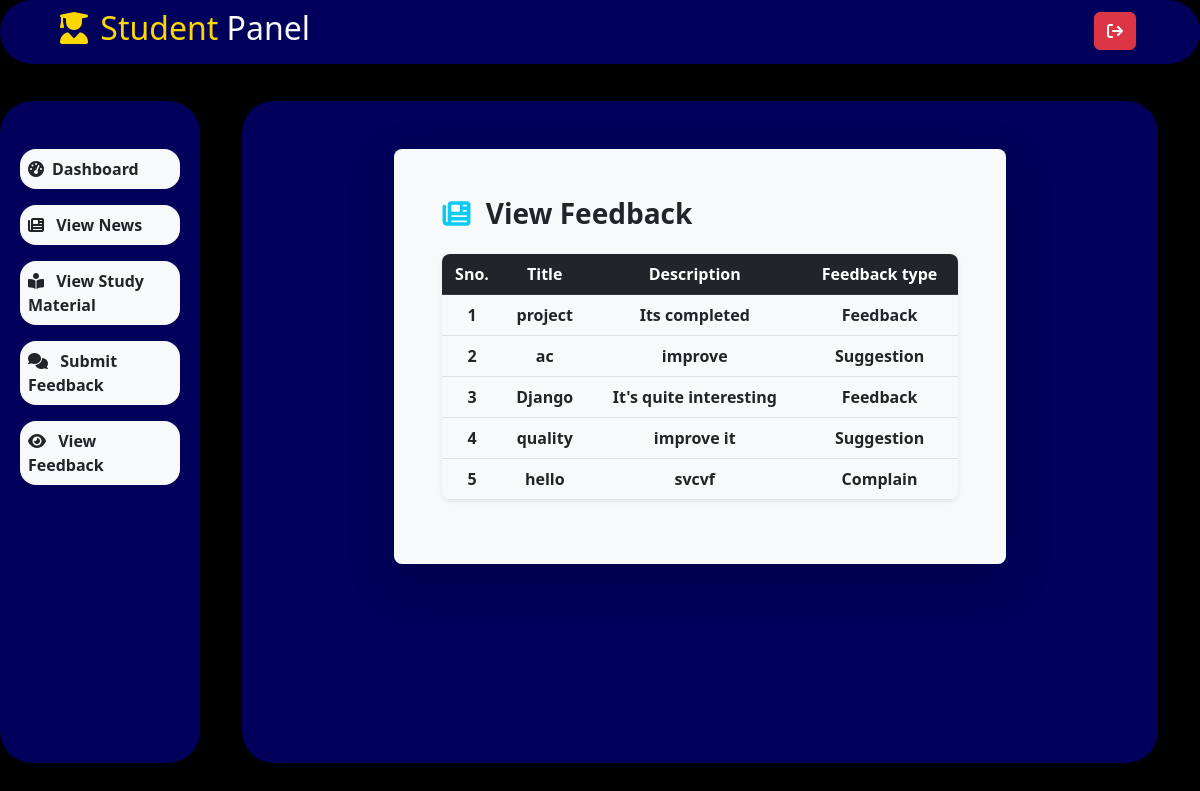
The page /studentapp/viewfeedback/ on the database its author committed.
### studentapp/models.py (models this page shows)
class Feedback(models.Model):
    feedtype = models.CharField(max_length=30)
    title = models.CharField(max_length=30)
    desc = models.TextField(max_length=255)
    sid = models.CharField(max_length=30)

### studentapp/views.py (the view)
# urls.py: path('viewfeedback/',views.viewfeedback,name='viewfeedback'),
def viewfeedback(request):
    stu = Feedback.objects.all()
    return render(request,'viewfeedback.html',locals())

### studentapp/templates/viewfeedback.html (shortened to what this page needs)
{%extends 'stuparent.html'%}
{%block body%}
<!doctype html>
<html lang="en">
  <head>
    <link href="https://cdn.jsdelivr.net/npm/bootstrap@5.2.3/dist/css/bootstrap.min.css" rel="stylesheet">
  </head>
  <body>
    <div class="row mt-5">
    <div class="col-md-8 p-5 mx-auto bg-light rounded-3 table-responsive shadow-lg">
        <h3 class="text-dark mb-4 fw-bold">
            <i class="fas fa-newspaper text-info me-2 fa-bounce"></i> View Feedback</h3>
        <table class="table table-hover align-middle text-center shadow-sm rounded-3 overflow-hidden">
            <thead class="table-dark">
            <tr>
                <th scope="col">
                    Sno.
                </th>
                <th scope="col">
                    Title
                </th>
                <th scope="col">
                    Description
                </th>
                <th scope="col" colspan="2">
                    Feedback type
                </th>
            </tr>
            </thead>
            <tbody>
            {%for i in stu%}
            <tr class="align-middle">
                <td class="fw-semibold">{{forloop.counter}}</td>
                <td class="fw-bold">{{i.title}}</td>
                <td class="fw-bold">{{i.desc}}</td>
                <td class="fw-bold">{{i.feedtype}}</td>
            </tr>
            {%endfor%}
        </table>
    </div>
</div>
  </body>
</html>
{%endblock%}

### studentapp/templates/stuparent.html (shortened to what this page needs)
{%load static%}
<!doctype html>
<html lang="en">
<head>
    <link href="https://cdn.jsdelivr.net/npm/bootstrap@5.2.3/dist/css/bootstrap.min.css" rel="stylesheet"
>
    <link rel="stylesheet" href="https://cdnjs.cloudflare.com/ajax/libs/font-awesome/6.4.2/css/all.min.css" />
    <link rel="stylesheet" href="{%static 'css/style.css/'%}">
</head>
<body>
    <div class="container-fluid bg-black">
        <div class="row b text-light rounded-5 py-2" style="height: 8vh; background-color: rgb(1, 1, 91);">
            <div class="col-lg-3 my-auto ms-5">
                <h2><i class="fa-solid fa-user-graduate me-1 " style="color: gold;"></i>&nbsp;<span style="color: gold; background-color: rgb(1, 1, 91);">Student</span> Panel</h2>
            </div>
            <div class="col-lg-8 text-end ">
                <a href="{% url 'mainapp:logout'%}" class="btn btn-danger mt-1">
                    <i class="fa-solid fa-arrow-right-from-bracket"></i>
                </a>
            </div>
        </div>
        <div class="row bg-black" style="height: 92vh; ">
            <div class="col-lg-2 h-90 my-auto shadow-lg rounded-5" style="overflow: auto; background-color: rgb(1, 1, 91);">
                <ul class="mt-5 mx-2 fw-bold list-unstyled">
                    <li class="bg-light text-dark my-3 p-2 rounded-4 aa">
                        <a href="{%url 'studentapp:stuhome'%}" class="nav-link"><i class="fa-solid fa-gauge-high fa-bounce me-2"></i>Dashboard</a>
                    </li>
                    <li class="bg-light text-dark my-3 p-2 rounded-4 aa">
                        <a href="{%url 'studentapp:stunews'%}" class="nav-link"><i class="fa-solid fa-newspaper fa-bounce me-2"></i> View News </a>
                    </li>
                    <li class="bg-light text-dark my-3 p-2 rounded-4 aa">
                        <a href="{%url 'studentapp:stustudy'%}" class="nav-link"><i class="fa-solid fa-book-open-reader fa-bounce me-2"></i> View Study Material </a>
                    </li>
                    <li class="bg-light text-dark my-3 p-2 rounded-4 aa">
                        <a href="{%url 'studentapp:stufeedback'%}" class="nav-link"><i class="fa-solid fa-comments fa-bounce me-2"></i> Submit Feedback </a>
                    </li>
                    <li class="bg-light text-dark my-3 p-2 rounded-4 aa">
                        <a href="{%url 'studentapp:viewfeedback'%}" class="nav-link"><i class="fa-solid fa-eye fa-bounce me-2"></i> View Feedback</a>
                    </li>
                </ul>
            </div>
            <div class="col-lg-10 h-100" style="overflow:auto;">
                <div class="row h-100">
                    <div class="col-11 mx-auto my-auto shadow-lg rounded-5 h-90" style="overflow:auto;  background-color: rgb(1, 1, 91);">
                        {%block body%}
                        {%endblock%}
                    </div>
                </div>
            </div>
        </div>
    </div>
</body>
</html>

### myapp/static/css/style.css (style rules this page uses)
.h-90 { height: 90% !important; }
.h-90 { height: 90%!important; }
tr,th,td { border:2px solid grey; }

### studentapp/templates/stuparent.html (style rules this page uses)
.aa { background-color: whitesmoke !important; color: rgb(1, 1, 91) !important; }
.table { border-radius: 12px; overflow: hidden; }

### rows shown on the page
Feedback: title "project", desc "Its completed", feedtype "Feedback"
Feedback: title "ac", desc "improve", feedtype "Suggestion"
Feedback: title "Django", desc "It's quite interesting", feedtype "Feedback"
Feedback: title "quality", desc "improve it", feedtype "Suggestion"
Feedback: title "hello", desc "svcvf", feedtype "Complain"
